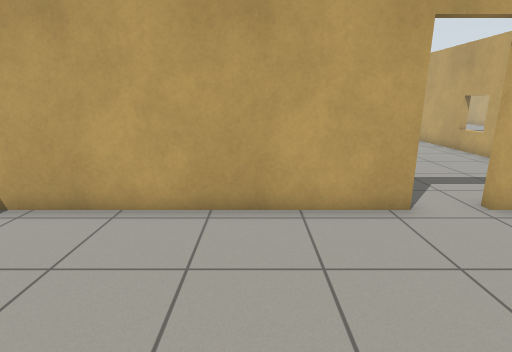
View 1 (above)

20 first-person views from a walk through a world built for the Gazebo simulator. The camera is 1.2 m above the floor, tilts 14° down and sees 80° across. The floor is counted in squares, 0.5 m on a side. Each view is taken from the middle of a square. On the plan, view 1 faces up. The plan holds only what a view shows up to about 18 squares ahead; the rest is blank. The place goes on beyond the plan.

View 2
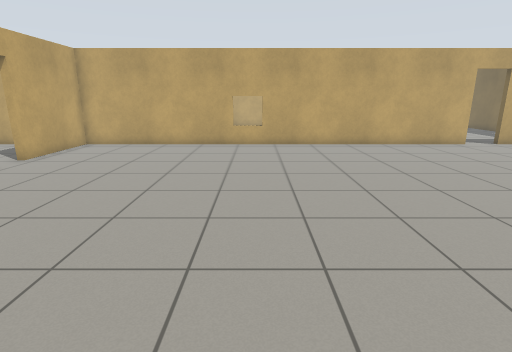

View 3
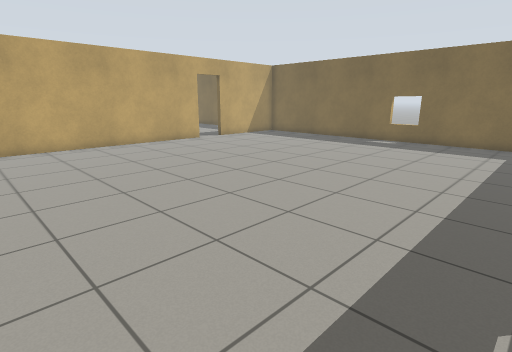

View 4
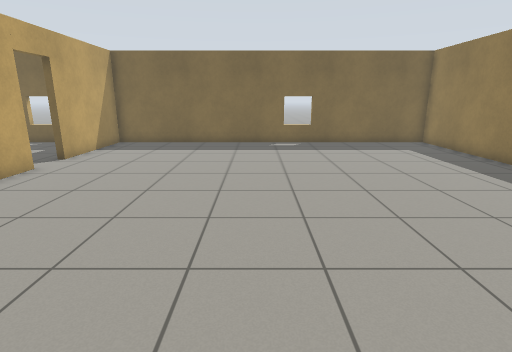

View 5
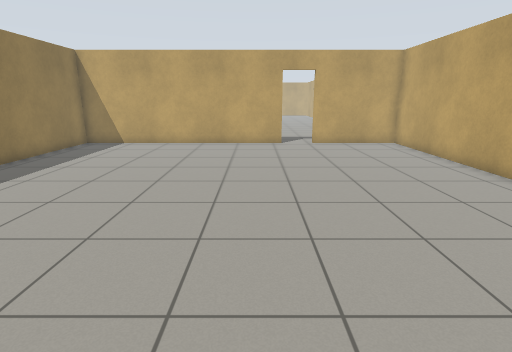

View 6
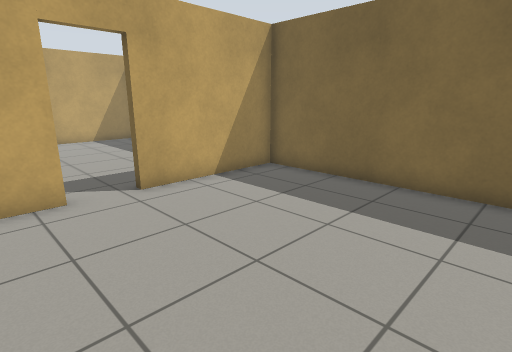

View 7
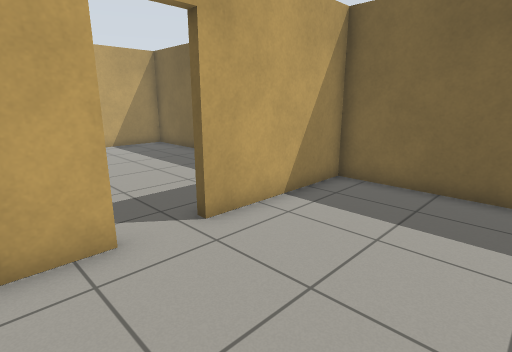

View 8
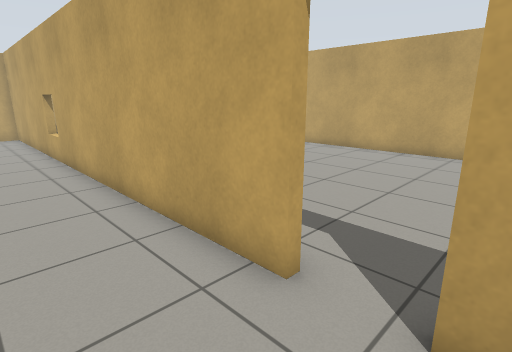

View 9
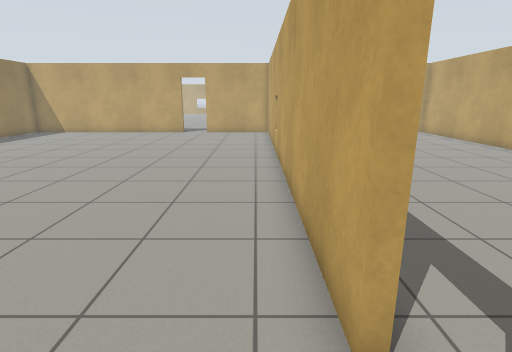

View 10
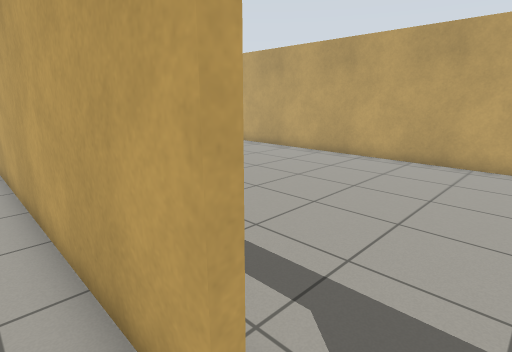

View 11
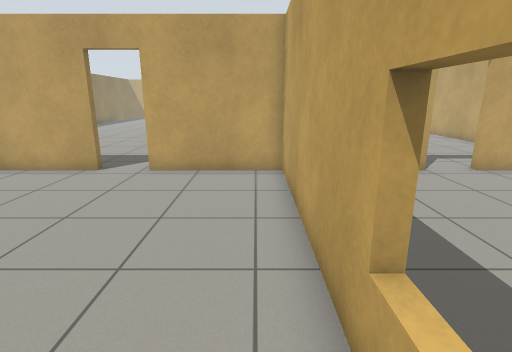

View 12
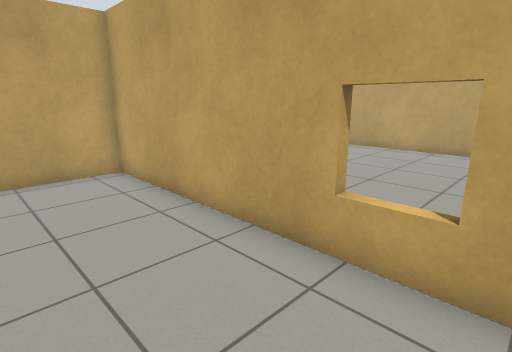

View 13
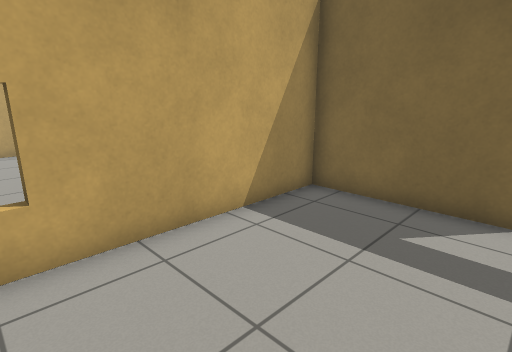

View 14
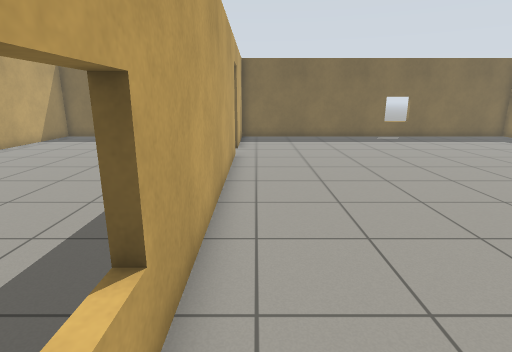

View 15
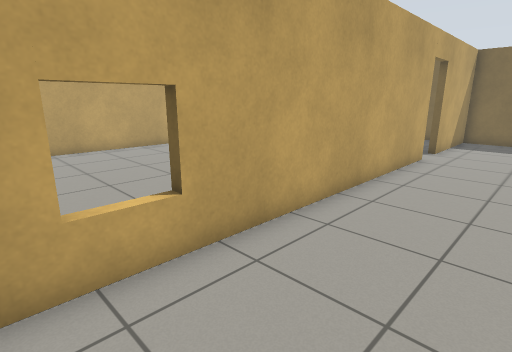

View 16
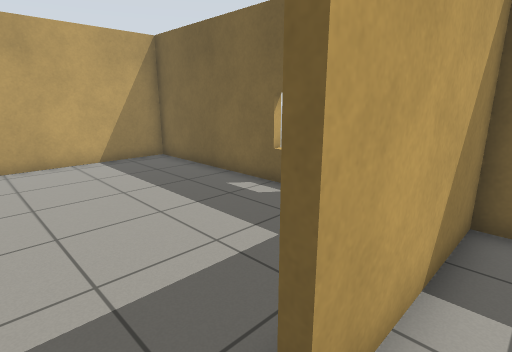

View 17
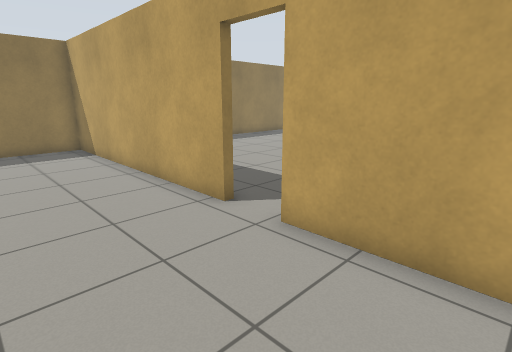

View 18
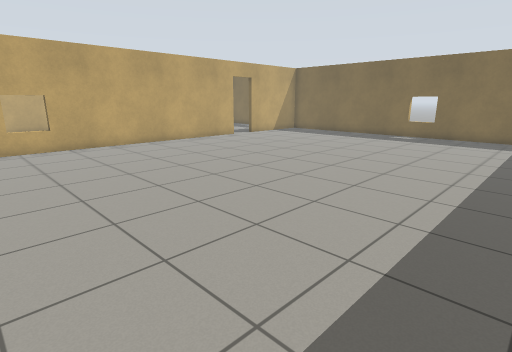

View 19
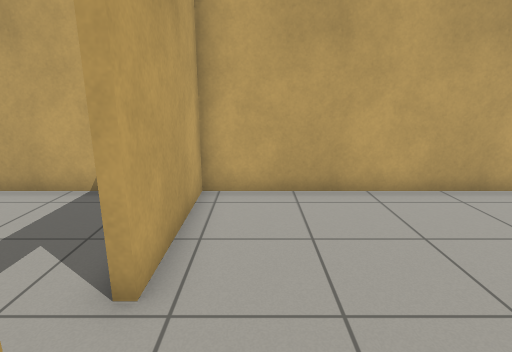

View 20
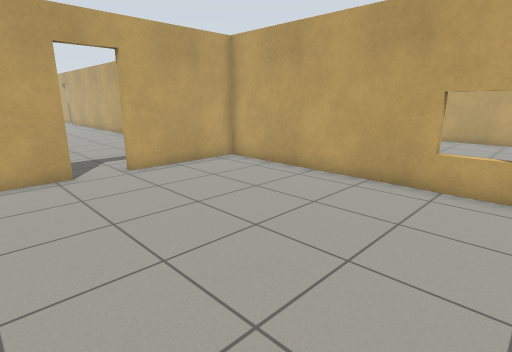

### Floor plan
Points are (right, up) in squares from view 1. A wall is a line through its corners. A room is listed if a view was taken in it or the views show most of it. See-through windows are left out.
Room 1 (views 1, 2, 3, 4, 5, 6, 7, 8, 9, 10, 11, 12, 14, 15, 16, 17, 18, 19, 20)
walls: (9.9, -14.8) (9.9, 6.5) (5.3, 6.5); (3.5, 6.5) (-7.5, 6.5); (-7.5, -21.7) (9.9, -21.7) (9.9, -16.4)
ways out: open door at (4.5, 7) to room 2; open door at (10, -15.5) to room 3
Room 2 (view 13)
walls: (5.3, 6.8) (9.9, 6.8) (9.9, 14.5)
ways out: open door at (4.5, 7) to room 1
Room 3 (no view inside)
walls: (13.6, -21.7) (21.7, -21.7) (21.7, 4.4); (18, 6.5) (16.7, 6.5)
ways out: open door at (10, -15.5) to room 1; open door at (15.5, 7)

Where each view was taken, in squares from view 1:
view 1: 0 up, 0 right, facing up
view 2: 3 down, 7 left, facing right
view 3: 3 down, 7 left, facing down-right
view 4: 4 down, 2 right, facing down
view 5: 11 down, 2 right, facing up
view 6: 13 down, 2 right, facing down-right
view 7: 13 down, 5 right, facing down-right
view 8: 17 down, 7 right, facing up-right
view 9: 17 down, 9 right, facing up
view 10: 16 down, 9 right, facing up-right
view 11: 4 down, 9 right, facing up
view 12: 4 down, 6 right, facing up-right
view 13: 14 up, 5 right, facing down-right
view 14: 1 down, 9 right, facing down
view 15: 1 down, 6 right, facing down-right
view 16: 15 down, 9 right, facing down-right
view 17: 2 up, 9 right, facing up-left
view 18: 0 up, 7 left, facing down-right
view 19: 5 up, 2 right, facing right
view 20: 4 down, 1 right, facing up-right
